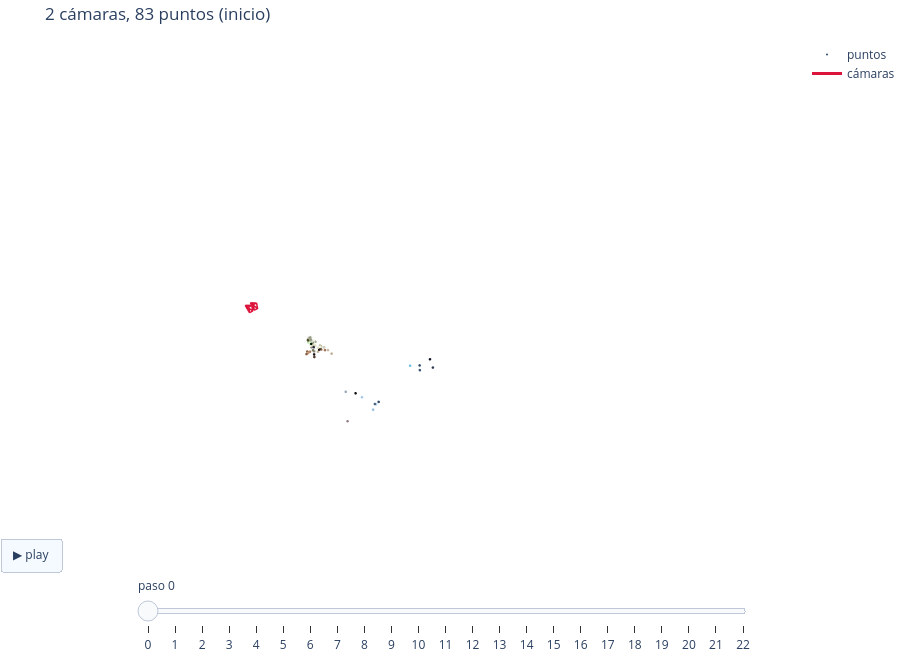

Notebook code for this chart:
### Markdown cell above
**la animación:** cada cuadro es el estado después de agregar una foto

### Code cell
# Calculamos límites fijos para los ejes, así la vista no salta entre cuadros
def ejes_de(camaras, puntos):
    X = np.array(list(puntos.values()) + [centro(c) for c in camaras.values()])
    # Usamos los percentiles 1 y 99 para ignorar puntos sueltos y agregamos un margen del 10 %
    lo, hi = np.percentile(X, 1, axis=0), np.percentile(X, 99, axis=0)
    pad = 0.1 * (hi - lo)
    lo, hi = lo - pad, hi + pad
    return dict(xaxis=dict(range=[lo[0], hi[0]], visible=False), yaxis=dict(range=[lo[2], hi[2]], visible=False),
                zaxis=dict(range=[-hi[1], -lo[1]], visible=False), aspectmode="manual",
                aspectratio=dict(x=1, y=(hi[2] - lo[2]) / (hi[0] - lo[0]), z=(hi[1] - lo[1]) / (hi[0] - lo[0])))

final_cam, final_pts = historia[-1][0], historia[-1][1]
# Fijamos el tamaño de las pirámides según el modelo final
tam = 0.12 * np.median(np.linalg.norm(np.array(list(final_pts.values())) - centro(final_cam[A0]), axis=1))
# Creamos un cuadro de animación por cada estado guardado en la historia
cuadros_anim = [go.Frame(data=figura(c, p, ff, "", tam, 4000), name=str(k), layout=go.Layout(title=f"{len(c)} cámaras, {len(p)} puntos ({nombre})"))
                for k, (c, p, ff, nombre) in enumerate(historia)]
fig = go.Figure(data=cuadros_anim[0].data, frames=cuadros_anim)
# Agregamos el botón de play y el slider para recorrer los pasos
fig.update_layout(height=650, scene=ejes_de(final_cam, final_pts), margin=dict(l=0, r=0, t=40, b=0), title=cuadros_anim[0].layout.title.text,
    updatemenus=[dict(type="buttons", x=0.05, y=0.05, buttons=[dict(label="▶ play", method="animate", args=[None, dict(frame=dict(duration=600, redraw=True), fromcurrent=True)])])],
    sliders=[dict(x=0.15, y=0.02, len=0.8, currentvalue=dict(prefix="paso "), steps=[dict(label=str(k), method="animate", args=[[str(k)], dict(mode="immediate", frame=dict(duration=0, redraw=True))]) for k in range(len(historia))])])
fig.show()

### Figure 1 — Plotly figure (JSON) as saved in the notebook; plotly's stock layout.template omitted (floating-point values rounded to 4 significant figures)
{"data": [{"marker": {"color": ["rgb(45,72,100)", "rgb(14,17,35)", "rgb(108,194,222)", "rgb(108,194,222)", "rgb(58,86,118)", "rgb(46,58,82)", "rgb(46,58,82)", "rgb(204,184,164)", "rgb(243,255,246)", "rgb(190,171,146)", "rgb(144,132,106)", "rgb(227,220,204)", "rgb(180,182,154)", "rgb(194,164,136)", "rgb(193,191,160)", "rgb(193,191,160)", "rgb(101,87,71)", "rgb(167,164,138)", "rgb(242,245,221)", "rgb(36,15,13)", "rgb(198,179,154)", "rgb(223,228,208)", "rgb(162,166,149)", "rgb(162,166,149)", "rgb(249,255,242)", "rgb(225,228,208)", "rgb(246,252,239)", "rgb(181,180,155)", "rgb(238,237,212)", "rgb(230,237,219)", "rgb(227,234,216)", "rgb(215,217,191)", "rgb(149,152,132)", "rgb(218,225,207)", "rgb(147,152,132)", "rgb(144,149,127)", "rgb(213,218,198)", "rgb(131,136,114)", "rgb(209,212,190)", "rgb(149,152,128)", "rgb(149,154,134)", "rgb(141,142,119)", "rgb(141,142,119)", "rgb(141,142,119)", "rgb(152,156,129)", "rgb(193,191,169)", "rgb(216,214,192)", "rgb(188,142,112)", "rgb(28,18,19)", "rgb(143,144,121)", "rgb(197,198,177)", "rgb(197,198,177)", "rgb(140,99,72)", "rgb(232,243,232)", "rgb(198,154,124)", "rgb(228,250,220)", "rgb(171,168,142)", "rgb(107,141,80)", "rgb(180,231,155)", "rgb(20,17,21)", "rgb(168,203,235)", "rgb(45,73,98)", "rgb(45,73,98)", "rgb(72,97,123)", "rgb(161,200,235)", "rgb(151,189,222)", "rgb(237,246,227)", "rgb(140,142,127)", "rgb(169,174,154)", "rgb(119,115,94)", "rgb(159,124,88)", "rgb(149,152,128)", "rgb(135,95,70)", "rgb(243,247,230)", "rgb(2,28,0)", "rgb(73,65,43)", "rgb(150,165,179)", "rgb(150,128,133)", "rgb(157,116,87)", "rgb(236,237,216)", "rgb(194,192,159)", "rgb(78,56,38)", "rgb(42,40,64)"], "size": 1.5}, "mode": "markers", "name": "puntos", "type": "scatter3d", "x": [-3.891, -3.816, -3.459, -3.459, -3.39, -2.847, -2.847, -1.145, -1.137, -1.143, -0.9411, -0.9001, -0.7834, -0.7367, -0.7316, -0.7316, -0.6662, -0.641, -0.5592, -0.5422, -0.3879, -0.3465, -0.2563, -0.2563, -0.2367, -0.1341, -0.1257, -0.06685, -0.04793, 0.08974, 0.09207, 0.09986, 0.1049, 0.143, 0.1856, 0.2146, 0.2182, 0.2276, 0.2407, 0.2459, 0.2711, 0.2741, 0.2741, 0.2741, 0.2833, 0.2984, 0.2997, 0.2942, 0.3288, 0.3248, 0.338, 0.338, 0.3339, 0.4292, 0.4271, 0.5025, 0.543, 0.5463, 0.5539, 1.602, 2.219, 2.298, 2.298, 2.632, 2.456, 2.969, -0.1501, 0.04023, 0.1439, 0.147, 0.1544, 0.2459, 0.6089, 0.3586, 0.6684, 0.6796, 1.951, 3.782, -0.8857, -0.08599, 0.1056, 0.5774, 0.6824], "y": [20.11, 21.36, 19.4, 19.4, 20.62, 22.58, 22.58, 10.96, 10.91, 11.47, 10.67, 10.71, 10.46, 10.51, 10.51, 10.51, 10.49, 10.48, 10.6, 10.42, 10.42, 10.53, 10.37, 10.37, 10.38, 10.46, 10.5, 10.45, 10.47, 10.28, 10.23, 10.43, 10.46, 10.41, 10.25, 10.37, 10.45, 10.27, 10.4, 10.34, 10.35, 10.32, 10.32, 10.32, 10.39, 10.31, 10.3, 9.934, 10.79, 10.49, 10.26, 10.26, 9.741, 10.55, 9.965, 10.58, 10.39, 10.44, 10.41, 18.07, 21.29, 21.7, 21.7, 21.64, 19.91, 21.79, 10.29, 10.44, 10.39, 10.42, 9.923, 10.34, 9.989, 10.47, 11.02, 10.61, 17.21, 19.55, 10.85, 10.42, 10.52, 11.16, 11.39], "z": [1.606, 3.084, 1.402, 1.402, 1.7, 3.537, 3.537, -0.4496, -0.1698, -0.5752, -0.2158, -0.2408, -0.09267, -0.4299, -0.01985, -0.01985, -0.3252, 0.09828, 0.08173, -0.3668, -0.5191, 0.02883, 0.7095, 0.7095, 0.5631, 0.3756, -0.04337, 0.4207, 0.4686, 1.351, 1.384, 0.6815, 0.8632, 1.042, 1.393, 1.244, 1.048, 1.372, 1.185, 1.255, 1.46, 1.38, 1.38, 1.38, 1.211, 1.343, 1.41, -0.4708, -0.1981, 0.4555, 1.455, 1.455, -0.4688, 0.9954, -0.474, 1.116, 1.437, 1.172, 1.196, 0.682, 2.084, 2.681, 2.681, 2.642, 2.059, 2.381, 0.8656, -0.2218, 0.9468, -0.02651, -0.4925, 1.255, -0.4698, 0.6595, 1.356, 1.541, 0.5146, 0.08157, -0.3697, 0.4733, 0.5357, -0.1401, 1.194]}, {"line": {"color": "crimson", "width": 3}, "mode": "lines", "name": "cámaras", "type": "scatter3d", "x": [0.0, -0.1927, NaN, 0.0, 0.1927, NaN, 0.0, 0.1927, NaN, 0.0, -0.1927, NaN, -0.1927, 0.1927, 0.1927, -0.1927, -0.1927, NaN, 0.6089, 0.3823, NaN, 0.6089, 0.7675, NaN, 0.6089, 0.7742, NaN, 0.6089, 0.389, NaN, 0.3823, 0.7675, 0.7742, 0.389, 0.3823, NaN], "y": [0.0, 0.9253, NaN, 0.0, 0.9253, NaN, 0.0, 0.9253, NaN, 0.0, 0.9253, NaN, 0.9253, 0.9253, 0.9253, 0.9253, 0.9253, NaN, 0.01529, 0.9337, NaN, 0.01529, 0.9465, NaN, 0.01529, 0.9465, NaN, 0.01529, 0.9337, NaN, 0.9337, 0.9465, 0.9465, 0.9337, 0.9337, NaN], "z": [-0.0, 0.3426, NaN, -0.0, 0.3426, NaN, -0.0, -0.3426, NaN, -0.0, -0.3426, NaN, 0.3426, 0.3426, -0.3426, -0.3426, 0.3426, NaN, -0.001423, 0.3389, NaN, -0.001423, 0.3427, NaN, -0.001423, -0.3425, NaN, -0.001423, -0.3463, NaN, 0.3389, 0.3427, -0.3425, -0.3463, 0.3389, NaN]}], "layout": {"height": 650, "margin": {"b": 0, "l": 0, "r": 0, "t": 40}, "scene": {"aspectmode": "manual", "aspectratio": {"x": 1, "y": 1.711, "z": 0.7339}, "xaxis": {"range": [-16.67, 7.553], "visible": false}, "yaxis": {"range": [-2.731, 38.71], "visible": false}, "zaxis": {"range": [-2.069, 15.71], "visible": false}}, "sliders": [{"currentvalue": {"prefix": "paso "}, "len": 0.8, "steps": [{"args": [["0"], {"frame": {"duration": 0, "redraw": true}, "mode": "immediate"}], "label": "0", "method": "animate"}, {"args": [["1"], {"frame": {"duration": 0, "redraw": true}, "mode": "immediate"}], "label": "1", "method": "animate"}, {"args": [["2"], {"frame": {"duration": 0, "redraw": true}, "mode": "immediate"}], "label": "2", "method": "animate"}, {"args": [["3"], {"frame": {"duration": 0, "redraw": true}, "mode": "immediate"}], "label": "3", "method": "animate"}, {"args": [["4"], {"frame": {"duration": 0, "redraw": true}, "mode": "immediate"}], "label": "4", "method": "animate"}, {"args": [["5"], {"frame": {"duration": 0, "redraw": true}, "mode": "immediate"}], "label": "5", "method": "animate"}, {"args": [["6"], {"frame": {"duration": 0, "redraw": true}, "mode": "immediate"}], "label": "6", "method": "animate"}, {"args": [["7"], {"frame": {"duration": 0, "redraw": true}, "mode": "immediate"}], "label": "7", "method": "animate"}, {"args": [["8"], {"frame": {"duration": 0, "redraw": true}, "mode": "immediate"}], "label": "8", "method": "animate"}, {"args": [["9"], {"frame": {"duration": 0, "redraw": true}, "mode": "immediate"}], "label": "9", "method": "animate"}, {"args": [["10"], {"frame": {"duration": 0, "redraw": true}, "mode": "immediate"}], "label": "10", "method": "animate"}, {"args": [["11"], {"frame": {"duration": 0, "redraw": true}, "mode": "immediate"}], "label": "11", "method": "animate"}, {"args": [["12"], {"frame": {"duration": 0, "redraw": true}, "mode": "immediate"}], "label": "12", "method": "animate"}, {"args": [["13"], {"frame": {"duration": 0, "redraw": true}, "mode": "immediate"}], "label": "13", "method": "animate"}, {"args": [["14"], {"frame": {"duration": 0, "redraw": true}, "mode": "immediate"}], "label": "14", "method": "animate"}, {"args": [["15"], {"frame": {"duration": 0, "redraw": true}, "mode": "immediate"}], "label": "15", "method": "animate"}, {"args": [["16"], {"frame": {"duration": 0, "redraw": true}, "mode": "immediate"}], "label": "16", "method": "animate"}, {"args": [["17"], {"frame": {"duration": 0, "redraw": true}, "mode": "immediate"}], "label": "17", "method": "animate"}, {"args": [["18"], {"frame": {"duration": 0, "redraw": true}, "mode": "immediate"}], "label": "18", "method": "animate"}, {"args": [["19"], {"frame": {"duration": 0, "redraw": true}, "mode": "immediate"}], "label": "19", "method": "animate"}, {"args": [["20"], {"frame": {"duration": 0, "redraw": true}, "mode": "immediate"}], "label": "20", "method": "animate"}, {"args": [["21"], {"frame": {"duration": 0, "redraw": true}, "mode": "immediate"}], "label": "21", "method": "animate"}, {"args": [["22"], {"frame": {"duration": 0, "redraw": true}, "mode": "immediate"}], "label": "22", "method": "animate"}], "x": 0.15, "y": 0.02}], "title": {"text": "2 cámaras, 83 puntos (inicio)"}, "updatemenus": [{"buttons": [{"args": [null, {"frame": {"duration": 600, "redraw": true}, "fromcurrent": true}], "label": "▶ play", "method": "animate"}], "type": "buttons", "x": 0.05, "y": 0.05}]}}
